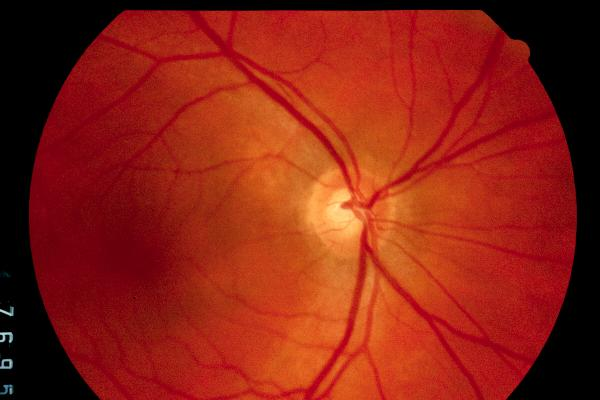
#> input picture Database-1/Glaucoma/image_016.jpg, 600 x 400 px, found by its file name; its folder holds 3 pictures in this run
$ jupyter execute --allow-errors Glaucoma.ipynb   (shell and % lines are left out)
#> lines starting #> are read from the running program, lines starting #| are printed output that depends on the picture
[cell 1]
# !nvidia-smi

[cell 2]
# Using GDrive storage as file-system for experimentation
import os
from google.colab import drive
try:
    drive.mount('/content/gdrive')
    os.chdir('gdrive/My Drive/Glaucoma')
except:
    pass

# Removing Permission if you want to unmount
# https://myaccount.google.com/permissions

os.getcwd()

[cell 3]
import warnings
warnings.filterwarnings('ignore')

[cell 4]
import os, shutil, datetime

import numpy as np, pandas as pd

from skimage.io import imread, imshow
from skimage.feature import hog
from skimage.transform import resize
from skimage.color import rgb2gray

import matplotlib as mlp
import matplotlib.pyplot as plt
import seaborn as sns

[cell 5]
dataset = 'Database-1'
true_path, false_path = 'Glaucoma', 'Healthy'

# orientations, pixels_per_cell, cells_per_block = 8, 64 , 1
orientations, pixels_per_cell, cells_per_block = 8, 8 , 1

[cell 6]
MAX_H, MAX_W = 0, 0
for path in  true_path, false_path:
    ls = sorted(((img,imread(os.path.join('.',dataset,path,img)).shape) for img in os.listdir(os.path.join('.',dataset,path))),key=lambda x:x[1][0]*x[1][1], reverse=True)
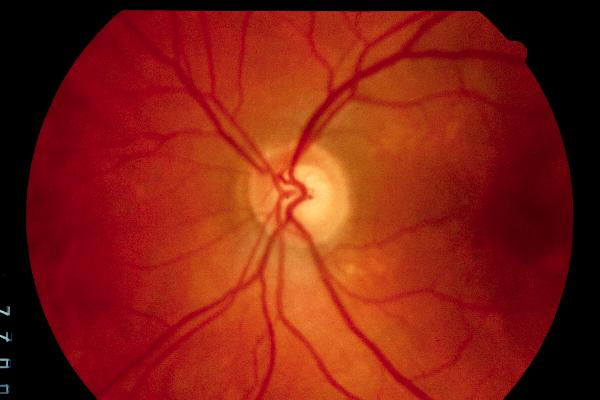
#> input picture Database-1/Glaucoma/image_017.jpg, 600 x 400 px, found by its file name
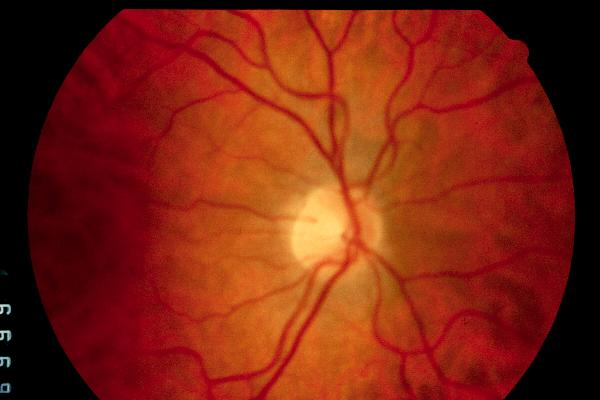
#> input picture Database-1/Glaucoma/image_018.jpg, 600 x 400 px, found by its file name
    print( 'Total Shapes in {0} is {1:d}'.format(path,len(set(x[1] for x in ls))) )
#| Total Shapes in Glaucoma is 1
    print(*set(x[1] for x in ls),sep='\n')
#| (400, 600, 3)
    MAX_H, MAX_W = max(MAX_H,max(x[1][0] for x in ls)), max(MAX_W,max(x[1][1] for x in ls))
#> MAX_H = 400; MAX_W = 600
# MAX_H, MAX_W = 32,32
MAX_H, MAX_W = int(pixels_per_cell*np.ceil(MAX_H/pixels_per_cell)), int(pixels_per_cell*np.ceil(MAX_W/pixels_per_cell))
#> MAX_H = 704; MAX_W = 640
print('Maximum Chosen Height is {0:d} pixels and width is {1:d} pixels'.format(MAX_H, MAX_W))
#| Maximum Chosen Height is 704 pixels and width is 640 pixels

[cell 7]
def show_path(path,M,N):
#> called with path = 'Glaucoma', M = 3, N = 3
    fig, ax = plt.subplots(M, N, figsize=(4*M, 5*N), sharex=True, sharey=True)
    fig.suptitle(path, size=36)
    for ix,img_name in enumerate(os.listdir(os.path.join('.',dataset,path))[:M*N]):
        img_mat = imread(os.path.join('.',dataset,path,img_name))
#> img_mat is the input picture: shape (400, 600, 3); mean R, G, B 139.7, 34, 19.2
        img_mat = resize(img_mat,(MAX_H, MAX_W))
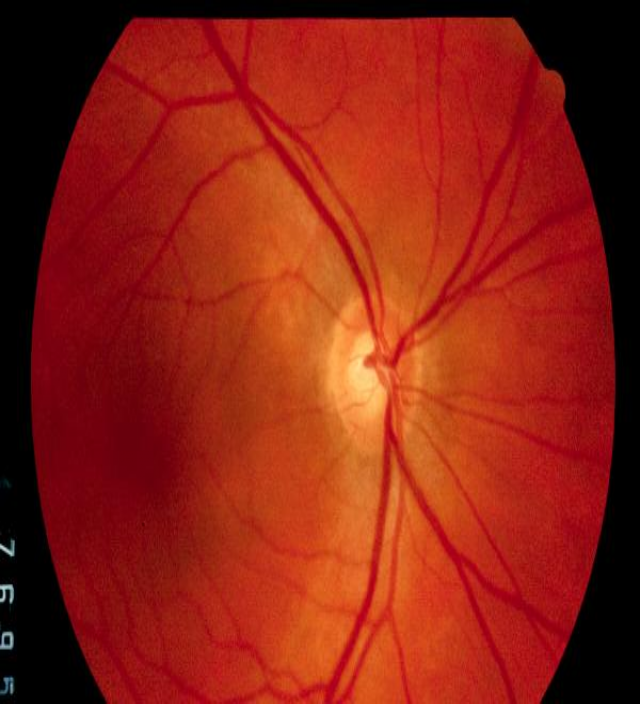
#> img_mat: shape (704, 640, 3) float64; mean R, G, B 0.548, 0.133, 0.0753
        ax[ix//M,ix%M].imshow(img_mat, cmap=plt.cm.gray)
        ax[ix//M,ix%M].set_title(img_name, size=20)

def show_data(M=3, N=3):
    for path in (true_path,false_path):
        show_path(path,M,N)

[cell 8]
show_data(M=3, N=3)
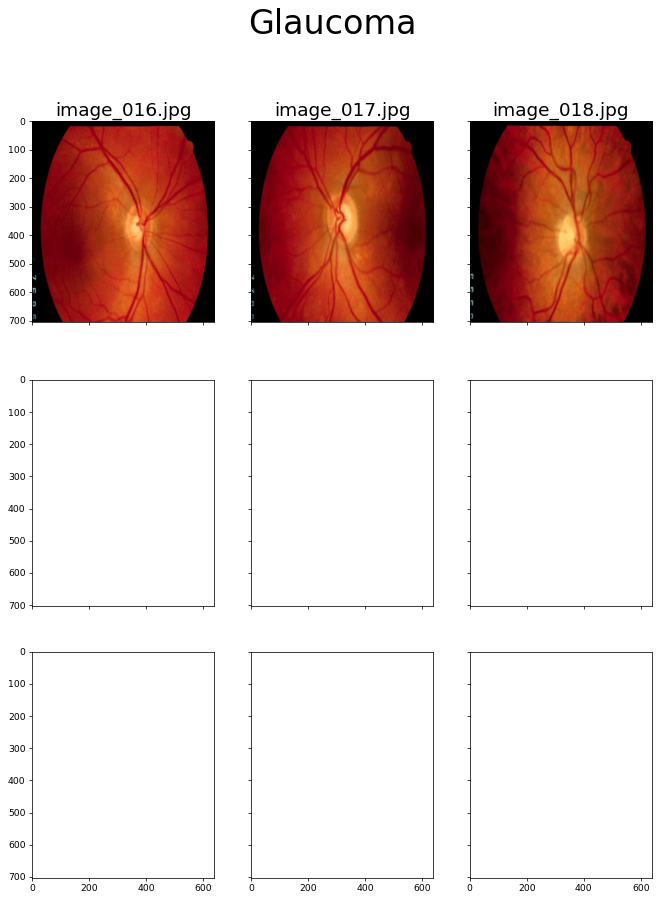
#> figure drawn by matplotlib, 3 panels

[cell 9]
def hog_of_path(path, orientations=10, pixels_per_cell=16, cells_per_block=2):
    res = []
    for img_name in os.listdir(os.path.join('.',dataset,path)):
        img_mat = imread(os.path.join('.',dataset,path,img_name))
        img_mat = resize(img_mat,(MAX_H, MAX_W))
        hog_vec = hog(img_mat, orientations=orientations, pixels_per_cell=(pixels_per_cell,pixels_per_cell), cells_per_block=(cells_per_block,cells_per_block))
        res.append( hog_vec )
    return np.array(res)

def get_data(dataset):
    x,y = [], []
    for path, label in zip((true_path,false_path),(1,0)):
        hog_ls = hog_of_path(path, orientations=orientations, pixels_per_cell=pixels_per_cell, cells_per_block=cells_per_block)
